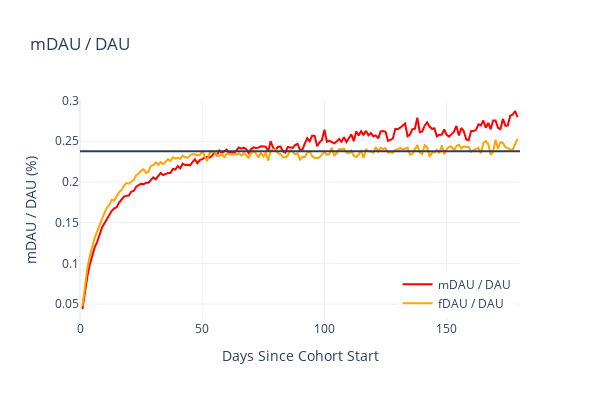
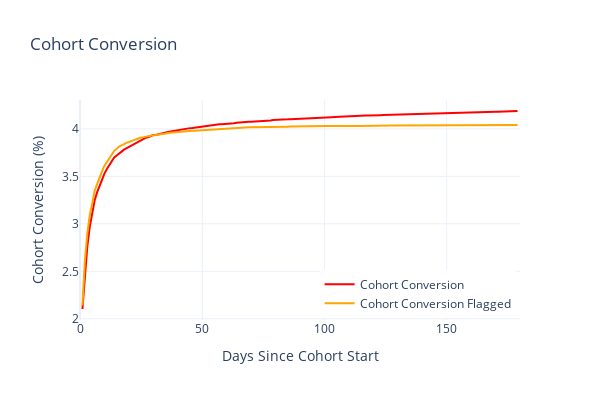

Source (notebook cell) for these figures, in order:
### Markdown cell above
## How to measure monetization impact on engagement?

We are introducing a new metric here mDAU / DAU. It's percentage of people in DAU who have been converted into paying customers. 

Our simple model predicts that this ratio eventually becomes stable. If paying users don't increase their engagement, although they inherently have better-than-average engagement, over a long enough period of time less engaged non-payers will churn, leaving both groups with roughly the same distribution. This can be seen bellow and it happens significant time after the conversion curve starts flattening.

As it is stated in the `metrics-model`, there is some change of payer engagement over long period of time that we haven't counted in the model (yet). This can be observed as divergence of real mDAU / DAU from teretically estimated fDAU / DAU which basically flattens at one point.

Consequently, if mDAU / DAU starts going down after it has flattened, this is a clear sign that paying users are getting disappointed after a while and are negativelly affected.

### Code cell
corr = 0.445
cutoff = 0.843
con.execute(engagement_score.format(corr=corr, days = 60))

df = con.execute(model_query.format(cutoff=cutoff)).df()
df = df[(df['cohort_day'] > 0) & (df['cohort_day'] < 180)]

# Show Retention(s)
fig = show_mdau_over_dau(df)
fig.show()

# Show Retention(s)
fig = show_cohort_conversion(df)
fig.show()

### Figure 1 — Plotly figure (JSON) as saved in the notebook; plotly's stock layout.template omitted (floating-point values rounded to 4 significant figures; data arrays with more than 128 entries replaced by an {"elided": "..."} marker saying what was removed)
{"data": [{"line": {"color": "red", "width": 2}, "marker": {"size": 8, "symbol": "circle"}, "mode": "lines", "name": "mDAU / DAU", "type": "scatter", "x": {"elided": "179 int values"}, "y": {"elided": "179 float values"}}, {"line": {"color": "orange", "width": 2}, "marker": {"size": 8, "symbol": "circle"}, "mode": "lines", "name": "fDAU / DAU", "type": "scatter", "x": {"elided": "179 int values"}, "y": {"elided": "179 float values"}}], "layout": {"height": 400, "legend": {"x": 0.99, "xanchor": "right", "y": 0.01, "yanchor": "bottom"}, "shapes": [{"type": "line", "x0": 0, "x1": 1, "xref": "x domain", "y0": 0.2377, "y1": 0.2377, "yref": "y"}], "title": {"text": "mDAU / DAU"}, "width": 600, "xaxis": {"range": [0, 180], "title": {"text": "Days Since Cohort Start"}}, "yaxis": {"title": {"text": "mDAU / DAU (%)"}}}}

### Figure 2 — Plotly figure (JSON) as saved in the notebook; plotly's stock layout.template omitted (floating-point values rounded to 4 significant figures; data arrays with more than 128 entries replaced by an {"elided": "..."} marker saying what was removed)
{"data": [{"line": {"color": "red", "width": 2}, "marker": {"size": 8, "symbol": "circle"}, "mode": "lines", "name": "Cohort Conversion", "type": "scatter", "x": {"elided": "179 int values"}, "y": {"elided": "179 float values"}}, {"line": {"color": "orange", "width": 2}, "marker": {"size": 8, "symbol": "circle"}, "mode": "lines", "name": "Cohort Conversion Flagged", "type": "scatter", "x": {"elided": "179 int values"}, "y": {"elided": "179 float values"}}], "layout": {"height": 400, "legend": {"x": 0.99, "xanchor": "right", "y": 0.01, "yanchor": "bottom"}, "title": {"text": "Cohort Conversion"}, "width": 600, "xaxis": {"range": [0, 180], "title": {"text": "Days Since Cohort Start"}}, "yaxis": {"title": {"text": "Cohort Conversion (%)"}}}}
